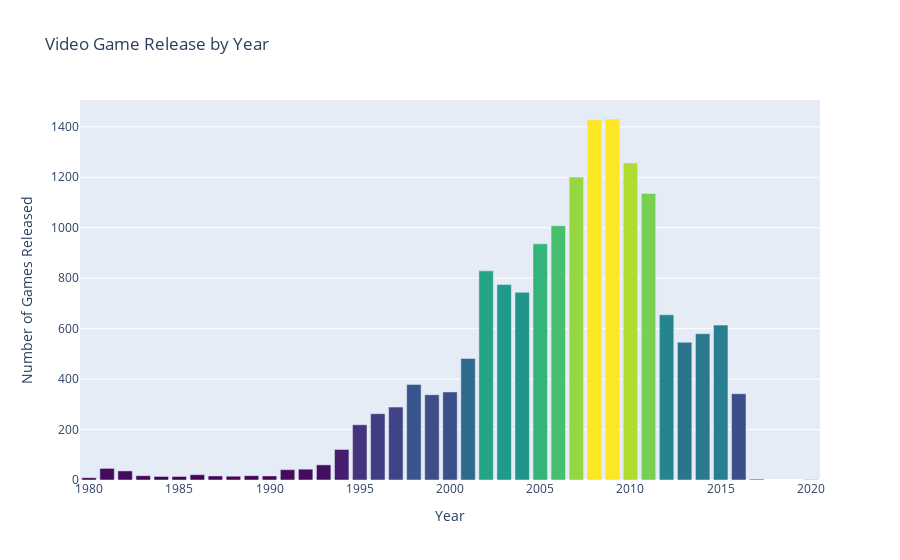

The notebook cell this image was saved under:
### Markdown cell above
### Q5: Which year had the highest game release worldwide?

### Code cell
yearwisegame =  df_vgsales.groupby('Year')['Name'].count().reset_index()
fig = go.Figure(go.Bar(x=yearwisegame['Year'],y=yearwisegame['Name'],
                       marker={'color': yearwisegame['Name'],'colorscale': 'Viridis'}))
fig.update_layout(title_text='Video Game Release by Year',xaxis_title="Year",yaxis_title="Number of Games Released")
fig.show()

### Figure 1 — Plotly figure (JSON) as saved in the notebook; plotly's stock layout.template omitted (floating-point values rounded to 4 significant figures)
{"data": [{"marker": {"color": [9, 46, 36, 17, 14, 14, 21, 16, 15, 17, 16, 41, 43, 60, 121, 219, 263, 289, 379, 338, 349, 482, 829, 775, 744, 936, 1008, 1201, 1428, 1431, 1257, 1136, 655, 546, 580, 614, 342, 3, 1], "colorscale": [[0, "#440154"], [0.1111, "#482878"], [0.2222, "#3e4989"], [0.3333, "#31688e"], [0.4444, "#26828e"], [0.5556, "#1f9e89"], [0.6667, "#35b779"], [0.7778, "#6ece58"], [0.8889, "#b5de2b"], [1, "#fde725"]]}, "type": "bar", "x": [1980, 1981, 1982, 1983, 1984, 1985, 1986, 1987, 1988, 1989, 1990, 1991, 1992, 1993, 1994, 1995, 1996, 1997, 1998, 1999, 2000, 2001, 2002, 2003, 2004, 2005, 2006, 2007, 2008, 2009, 2010, 2011, 2012, 2013, 2014, 2015, 2016, 2017, 2020], "y": [9, 46, 36, 17, 14, 14, 21, 16, 15, 17, 16, 41, 43, 60, 121, 219, 263, 289, 379, 338, 349, 482, 829, 775, 744, 936, 1008, 1201, 1428, 1431, 1257, 1136, 655, 546, 580, 614, 342, 3, 1]}], "layout": {"title": {"text": "Video Game Release by Year"}, "xaxis": {"autorange": true, "range": [1980.0, 2020.0], "title": {"text": "Year"}, "type": "linear"}, "yaxis": {"autorange": true, "range": [0, 1506.0], "title": {"text": "Number of Games Released"}, "type": "linear"}}}
